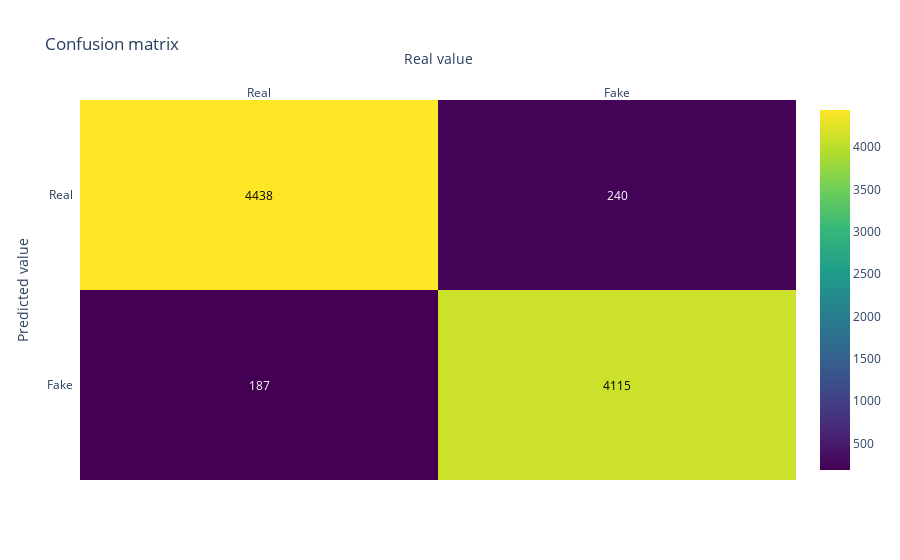

The notebook cell this image was saved under:
### Code cell
#calculate confusion matrix
print(metrics.accuracy_score(y_test, pred_value_mnb))
conf_matrix(metrics.confusion_matrix(y_test, pred_value_mnb))

### Figure 1 — Plotly figure (JSON) as saved in the notebook; plotly's stock layout.template omitted (floating-point values rounded to 4 significant figures)
{"data": [{"colorscale": [[0, "#440154"], [0.1111, "#482878"], [0.2222, "#3e4989"], [0.3333, "#31688e"], [0.4444, "#26828e"], [0.5556, "#1f9e89"], [0.6667, "#35b779"], [0.7778, "#6ece58"], [0.8889, "#b5de2b"], [1, "#fde725"]], "reversescale": false, "showscale": true, "type": "heatmap", "x": ["Real", "Fake"], "y": ["Fake", "Real"], "z": [[187, 4115], [4438, 240]]}], "layout": {"annotations": [{"font": {"color": "#FFFFFF"}, "showarrow": false, "text": "187", "x": "Real", "xref": "x", "y": "Fake", "yref": "y"}, {"font": {"color": "#000000"}, "showarrow": false, "text": "4115", "x": "Fake", "xref": "x", "y": "Fake", "yref": "y"}, {"font": {"color": "#000000"}, "showarrow": false, "text": "4438", "x": "Real", "xref": "x", "y": "Real", "yref": "y"}, {"font": {"color": "#FFFFFF"}, "showarrow": false, "text": "240", "x": "Fake", "xref": "x", "y": "Real", "yref": "y"}], "title": {"text": "Confusion matrix"}, "xaxis": {"dtick": 1, "gridcolor": "rgb(0, 0, 0)", "side": "top", "ticks": "", "title": {"text": "Real value"}}, "yaxis": {"dtick": 1, "ticks": "", "ticksuffix": "  ", "title": {"text": "Predicted value"}}}}
